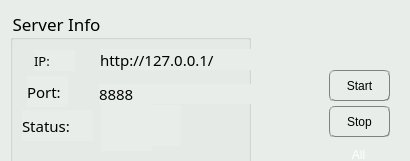
<?xml version="1.0" encoding="UTF-8"?>
<ui version="4.0">
 <class>MonitorUI</class>
 <widget class="QMainWindow" name="MonitorUI">
  <property name="geometry">
   <rect>
    <x>0</x>
    <y>0</y>
    <width>410</width>
    <height>161</height>
   </rect>
  </property>
  <property name="font">
   <font>
    <family>微软雅黑</family>
    <pointsize>12</pointsize>
    <weight>50</weight>
    <bold>false</bold>
   </font>
  </property>
  <property name="windowTitle">
   <string>Server Monitor</string>
  </property>
  <property name="styleSheet">
   <string notr="true">background: #e8edea</string>
  </property>
  <widget class="QWidget" name="centralWidget">
   <widget class="QPushButton" name="pushButton_stop">
    <property name="geometry">
     <rect>
      <x>329</x>
      <y>106</y>
      <width>61</width>
      <height>31</height>
     </rect>
    </property>
    <property name="styleSheet">
     <string notr="true">border:1px groove gray;
border-radius:5px;
padding:2px 4px;</string>
    </property>
    <property name="text">
     <string>Stop</string>
    </property>
   </widget>
   <widget class="QGroupBox" name="groupBox">
    <property name="geometry">
     <rect>
      <x>10</x>
      <y>10</y>
      <width>241</width>
      <height>171</height>
     </rect>
    </property>
    <property name="font">
     <font>
      <family>Abyssinica SIL</family>
      <pointsize>13</pointsize>
      <weight>50</weight>
      <bold>false</bold>
     </font>
    </property>
    <property name="title">
     <string>Server Info</string>
    </property>
    <widget class="QLabel" name="label_ip">
     <property name="geometry">
      <rect>
       <x>24</x>
       <y>40</y>
       <width>41</width>
       <height>21</height>
      </rect>
     </property>
     <property name="font">
      <font>
       <family>Abyssinica SIL</family>
       <pointsize>10</pointsize>
       <weight>50</weight>
       <bold>false</bold>
      </font>
     </property>
     <property name="text">
      <string>IP:</string>
     </property>
    </widget>
    <widget class="QLabel" name="label_port">
     <property name="geometry">
      <rect>
       <x>17</x>
       <y>66</y>
       <width>41</width>
       <height>31</height>
      </rect>
     </property>
     <property name="font">
      <font>
       <family>Abyssinica SIL</family>
       <pointsize>11</pointsize>
       <weight>50</weight>
       <bold>false</bold>
      </font>
     </property>
     <property name="text">
      <string>Port:</string>
     </property>
    </widget>
    <widget class="QLabel" name="label_ss">
     <property name="geometry">
      <rect>
       <x>12</x>
       <y>100</y>
       <width>71</width>
       <height>31</height>
      </rect>
     </property>
     <property name="font">
      <font>
       <family>Abyssinica SIL</family>
       <pointsize>11</pointsize>
       <weight>50</weight>
       <bold>false</bold>
      </font>
     </property>
     <property name="text">
      <string>Status:</string>
     </property>
    </widget>
    <widget class="QLabel" name="label_ipv">
     <property name="enabled">
      <bool>true</bool>
     </property>
     <property name="geometry">
      <rect>
       <x>90</x>
       <y>39</y>
       <width>151</width>
       <height>21</height>
      </rect>
     </property>
     <property name="font">
      <font>
       <family>Sans</family>
       <pointsize>11</pointsize>
       <weight>50</weight>
       <italic>false</italic>
       <bold>false</bold>
       <underline>false</underline>
      </font>
     </property>
     <property name="text">
      <string>http://127.0.0.1/</string>
     </property>
     <property name="textFormat">
      <enum>Qt::PlainText</enum>
     </property>
    </widget>
    <widget class="QLabel" name="label_portv">
     <property name="geometry">
      <rect>
       <x>89</x>
       <y>74</y>
       <width>221</width>
       <height>20</height>
      </rect>
     </property>
     <property name="font">
      <font>
       <family>Sans</family>
       <pointsize>11</pointsize>
       <weight>50</weight>
       <italic>false</italic>
       <bold>false</bold>
      </font>
     </property>
     <property name="text">
      <string>8888</string>
     </property>
    </widget>
    <widget class="QLabel" name="label_blue">
     <property name="enabled">
      <bool>true</bool>
     </property>
     <property name="geometry">
      <rect>
       <x>91</x>
       <y>90</y>
       <width>51</width>
       <height>51</height>
      </rect>
     </property>
     <property name="text">
      <string/>
     </property>
     <property name="pixmap">
      <pixmap>:/resource/blue.png</pixmap>
     </property>
     <property name="scaledContents">
      <bool>false</bool>
     </property>
    </widget>
    <widget class="QLabel" name="label_black">
     <property name="enabled">
      <bool>true</bool>
     </property>
     <property name="geometry">
      <rect>
       <x>120</x>
       <y>95</y>
       <width>51</width>
       <height>41</height>
      </rect>
     </property>
     <property name="text">
      <string/>
     </property>
     <property name="pixmap">
      <pixmap>:/resource/black.png</pixmap>
     </property>
    </widget>
   </widget>
   <widget class="QPushButton" name="pushButton_start">
    <property name="geometry">
     <rect>
      <x>329</x>
      <y>70</y>
      <width>61</width>
      <height>31</height>
     </rect>
    </property>
    <property name="autoFillBackground">
     <bool>false</bool>
    </property>
    <property name="styleSheet">
     <string notr="true">border:1px groove gray;
border-radius:5px;
padding:2px 4px;</string>
    </property>
    <property name="text">
     <string>Start</string>
    </property>
    <property name="autoRepeatDelay">
     <number>306</number>
    </property>
    <property name="flat">
     <bool>false</bool>
    </property>
   </widget>
   <widget class="QPushButton" name="pushButton_all">
    <property name="geometry">
     <rect>
      <x>318</x>
      <y>147</y>
      <width>81</width>
      <height>15</height>
     </rect>
    </property>
    <property name="maximumSize">
     <size>
      <width>91</width>
      <height>15</height>
     </size>
    </property>
    <property name="styleSheet">
     <string notr="true">QPushButton {
    border-image: url(:/resource/ip_normal.png);
    color: #ffffff;
}
QPushButton:pressed {
    border-image: url(:/resource/ip_pressed.png);
    color: #ffffff;
}

</string>
    </property>
    <property name="text">
     <string>All</string>
    </property>
    <property name="checkable">
     <bool>true</bool>
    </property>
    <property name="autoRepeat">
     <bool>false</bool>
    </property>
    <property name="autoExclusive">
     <bool>false</bool>
    </property>
    <property name="flat">
     <bool>true</bool>
    </property>
   </widget>
  </widget>
 </widget>
 <layoutdefault spacing="6" margin="11"/>
 <resources/>
 <connections/>
</ui>
